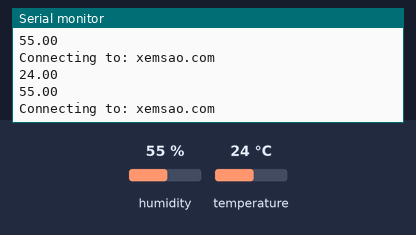
Recording of a sketch running on a simulated ESP8266 (NodeMCU). Parts: the last lines printed to the serial monitor. The test bench sets the inputs (shaded band); at power-on: humidity 55 %, temperature 24 °C. WiFi joins after 1.5 s; servers stay silent unless stated; uploads are accepted with an empty reply; random numbers use the default seed unless the sketch sets one.

Above: at 2.7 s.
2.8 s: humidity set to 22 %
At 3.82 s:
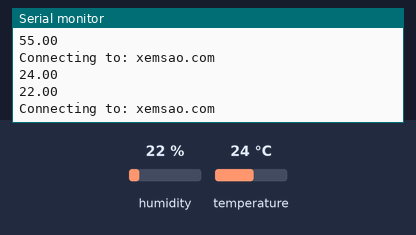
5.6 s: temperature set to 12 °C
At 5.92 s:
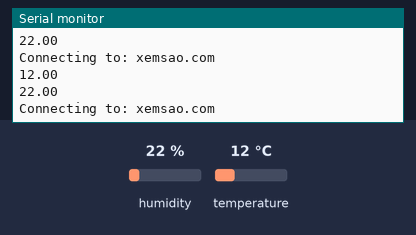
8.4 s: humidity set to 40 %
At 10.14 s:
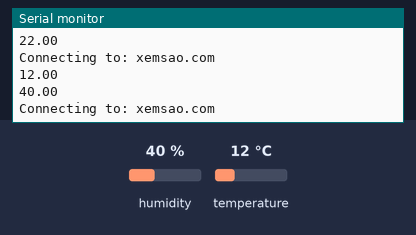
Timing chart, 0 to 11.6 s (numbered marks = the images above; inputs shaded):
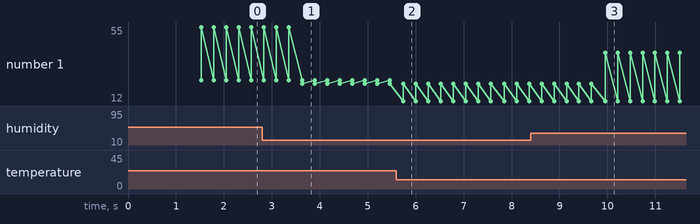

The sketch:

TerraSensor.ino
```cpp
#include <ESP8266WiFi.h>
#include <ESP8266HTTPClient.h>
#include <WiFiClient.h>
#include <Arduino_JSON.h>
#include <DNSServer.h>
#include <ESP8266WebServer.h>
#include <ESP8266WiFiMulti.h>
#include <DHT.h>

#define DHTPIN 5 //chon pin
#define DHTTYPE DHT11 //dht11

DHT dht(DHTPIN, DHTTYPE);

ESP8266WiFiMulti WiFiMulti;

#include <WiFiManager.h>         // https://github.com/tzapu/WiFiManager

//const char* host = "ezroom.000webhostapp.com"; //host thi bo http
const char* host = "xemsao.com"; //host thi bo http

// Update interval time set to 1 seconds
const long interval = 5000;
unsigned long previousMillis = 0;

String outputsState;
float temp, humid, lux;

void gui_request(float temp, float humid, float lux);
float nhietdo();
float doam();
float anhsang();

void setup() {
  Serial.begin(115200);
  WiFiManager wifiManager;
  wifiManager.autoConnect("Terra");
  Serial.println("Connected.");
}

void loop() {
  unsigned long currentMillis = millis();

  temp = nhietdo();
  humid = doam();
  lux = anhsang();
  gui_request(temp, humid, lux);
}

float nhietdo() {
    float temp = /*random(20, 35);*/ dht.readTemperature();
    Serial.println(temp);
    return temp;
  }
float doam() {
    float humid = /*random(70, 90);*/ dht.readHumidity();
    if (humid > 100.0) humid=100.0;
    Serial.println(humid);
    return humid;
  }
float anhsang() {
    float lux = random(50, 100);
    return lux;
  }

void gui_request(float temp, float humid, float lux) {
  //  Serial.println("//////////////////////BEGIN//////////////////////");
  //1. Tao ket noi TCP su dung thu vien WiFiClient
  WiFiClient client;
  HTTPClient http;
  const int httpPort = 80; //thuong la 80 voi http
  //kiem tra ket noi
  Serial.print("Connecting to: ");
  Serial.println(host);
  if (!client.connect(host, httpPort)) {
    Serial.println("Connection fail!");
      return;
    }

//    Serial.println("Connection success!");
  //=============1. Gui request len PHP// Gui data len server=============
  client.print(String("GET https://xemsao.com/sensor.php?")
                  +("&temp=") + temp
                  +("&humid=") + humid
                  +("&lux=") + lux
                  + " HTTP/1.1\r\n"
                  + "Host: " + host + "\r\n"
                  + "Connection: close\r\n\r\n");
  unsigned long current_time = millis();
  while (client.available() == 0) {
    if (millis() - current_time > 6000) {
    //          Serial.print(">>> Client stop");
          client.stop();
          return;
        }
    }
}
```

Measured:
- after the input at 2.8 s, the serial monitor: prints a new line after 0.83 s (image 1)
- after the input at 5.6 s, the serial monitor: prints a new line after 0.14 s (image 2)
- after the input at 8.4 s, the serial monitor: prints a new line after 1.6 s (image 3)
- plotted number 1: 55 → 22 after the input at 2.8 s, 22 → 40 after the input at 8.4 s
